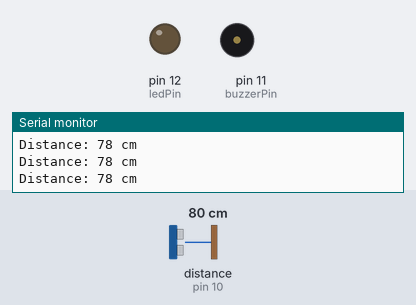
Bench run of a sketch on a simulated Arduino Uno, built with avr-gcc and run on an emulated ATmega328P. Parts: output pins drawn as LEDs (lit = HIGH), buzzer (waves = sounding, pin HIGH), the last lines printed to the serial monitor. Wiring (inferred from the names in the program): ultrasonic range finder: trigger pin 9; echo pin 10. Dashed ring = blinking. The test bench sets the inputs (shaded band); at power-on: distance to the obstacle (sensor on pin 10) 80 cm. The echo pulse lasts 58.3 µs per cm; pins used as bus, display or sensor lines are not drawn.

Above: at 1.2 s.
1.3 s: distance to the obstacle (sensor on pin 10) set to 13 cm
2.8 s: distance to the obstacle (sensor on pin 10) set to 10 cm
At 3.05 s:
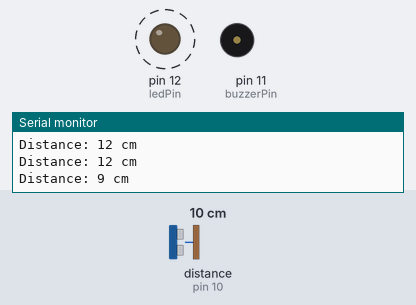
5.8 s: distance to the obstacle (sensor on pin 10) set to 8 cm
8.8 s: distance to the obstacle (sensor on pin 10) set to 5 cm
At 9.7 s:
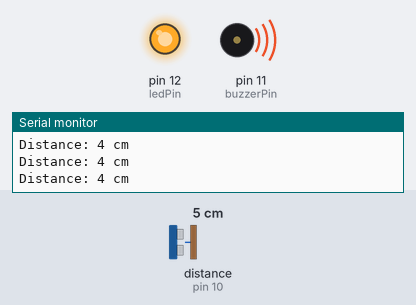
10.3 s: distance to the obstacle (sensor on pin 10) set to 18 cm
At 11.3 s:
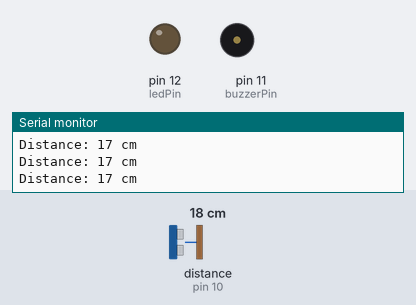
11.8 s: distance to the obstacle (sensor on pin 10) set to 2 cm
At 12.5 s:
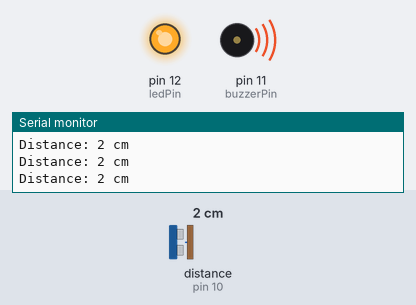
Timing chart, 0 to 14.3 s (numbered marks = the images above; inputs shaded):
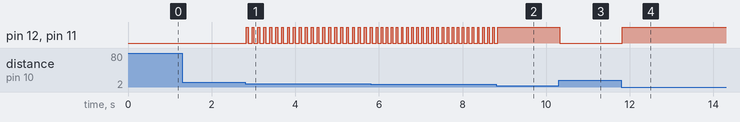

Measured:
- the behaviour switches between 12 and 11 cm on distance to the obstacle (sensor on pin 10) (found by bisection; images 0 and 1)
- the behaviour switches between 7 and 6 cm on distance to the obstacle (sensor on pin 10) (found by bisection; images 1 and 2)
- after the input at 2.8 s, pin 12 (ledPin), pin 11 (buzzerPin): alternates HIGH for 0.05 s and LOW for 0.10 s, starting at once
- after the input at 8.8 s, pin 12 (ledPin), pin 11 (buzzerPin): goes on until 8.8 s, then stays HIGH
- after the input at 10.3 s, pin 12 (ledPin), pin 11 (buzzerPin): HIGH → LOW at once
- after the input at 11.8 s, pin 12 (ledPin), pin 11 (buzzerPin): LOW → HIGH at once

The sketch:

beepdistance.ino
```cpp
// Pin Definitions
const int trigPin = 9;   // Connect to HC-SR04 Trig
const int echoPin = 10;  // Connect to HC-SR04 Echo
const int buzzerPin = 11; // Connect to Buzzer (+)
const int ledPin = 12;    // Connect to LED (+) via 220 ohm resistor

// Ranging Variables
long duration;
int distance;
int safetyDistance = 10; // Starts beeping at 30cm
int stopDistance = 5;    // Continuous sound at 5cm

void setup() {
  pinMode(trigPin, OUTPUT);
  pinMode(echoPin, INPUT);
  pinMode(buzzerPin, OUTPUT);
  pinMode(ledPin, OUTPUT);
  Serial.begin(9600); // For monitoring distance in the Serial Monitor
}

void loop() {
  // Trigger the ultrasonic pulse
  digitalWrite(trigPin, LOW);
  delayMicroseconds(2);
  digitalWrite(trigPin, HIGH);
  delayMicroseconds(10);
  digitalWrite(trigPin, LOW);

  // Measure the return time (duration)
  duration = pulseIn(echoPin, HIGH);

  // Calculate distance in cm (Speed of sound = 0.034 cm/us)
  distance = duration * 0.034 / 2;

  if (distance <= stopDistance && distance > 0) {
    // Stage 1: Continuous sound/light if very close
    digitalWrite(buzzerPin, HIGH);
    digitalWrite(ledPin, HIGH);
  }
  else if (distance > stopDistance && distance <= safetyDistance) {
    // Stage 2: Variable beeping (closer = shorter delay = faster beeps)
    digitalWrite(buzzerPin, HIGH);
    digitalWrite(ledPin, HIGH);
    delay(distance * 5); // Delay decreases with distance

    digitalWrite(buzzerPin, LOW);
    digitalWrite(ledPin, LOW);
    delay(distance * 5);
  }
  else {
    // Stage 3: Turn off if no object or object is too far away
    digitalWrite(buzzerPin, LOW);
    digitalWrite(ledPin, LOW);
  }

  // Debugging output
  Serial.print("Distance: ");
  Serial.print(distance);
  Serial.println(" cm");
  delay(50); // Small delay for stability
}
```
